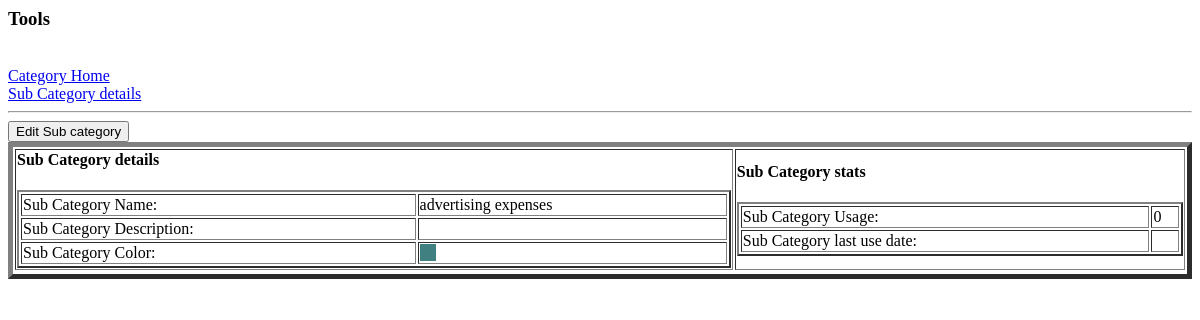
The page /manage/cost/config/subcategory_details.php?id=63 on the database as committed earlier.
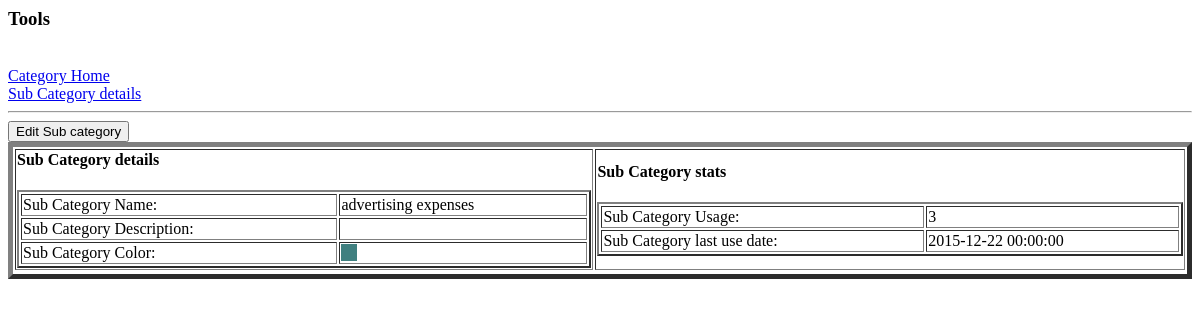
The same page on the database as committed later.
### tables this page shows
CREATE TABLE `kalp_exp_subcategory_stats` (
  `subcategory_id` int(10) unsigned NOT NULL,
  `category_id` int(10) unsigned NOT NULL,
  `subcategory_name` varchar(1000) NOT NULL,
  `subcategory_usage` bigint(20) unsigned DEFAULT NULL,
  `last_use_date` datetime DEFAULT NULL,
  PRIMARY KEY (`subcategory_id`),
  KEY `kalp_exp_subcategory_stats_fk1` (`category_id`),
  CONSTRAINT `kalp_exp_subcategory_stats_fk1` FOREIGN KEY (`category_id`) REFERENCES `kalp_exp_category` (`id`),
  CONSTRAINT `kalp_exp_subcategory_stats_fk2` FOREIGN KEY (`subcategory_id`) REFERENCES `kalp_exp_subcategory` (`id`)
);

CREATE TABLE `kalp_exp_subcategory` (
  `id` int(10) unsigned NOT NULL AUTO_INCREMENT,
  `category_id` int(10) unsigned NOT NULL,
  `subcategory_name` varchar(1000) NOT NULL,
  `subcategory_desc` varchar(4000) DEFAULT NULL,
  `color_name` varchar(100) DEFAULT NULL,
  `color_code` varchar(100) DEFAULT NULL,
  PRIMARY KEY (`id`),
  KEY `kalp_exp_subcategory_fk1` (`category_id`),
  CONSTRAINT `kalp_exp_subcategory_fk1` FOREIGN KEY (`category_id`) REFERENCES `kalp_exp_category` (`id`)
);

### manage/cost/config/subcategory_details.php (the view, shortened to what this page needs)
<?php
	require_once('../secure/database_details.php');
	$db_connection = mysqli_connect($db_hostname,$db_username,$db_password,$db_name);
	if (isset($_GET["id"])){
		$subcategory_id = $_GET["id"];
	}
	else {
		die("Invalid URL request.");
	}
?>
<html>
	<head>
	</head>
	<body>
		<h3>Tools</h3>
		<br />
		<a href = "./category.php">Category Home </a>
		<br />
		<a href = "./subcategory_details.php?id=<?php echo $subcategory_id?>">Sub Category details </a>
		<hr />
		<input type = "button" onclick="location.href='subcategory_edit.php?id=<?php echo $subcategory_id?>';" value="Edit Sub category" />
		<?php
			$category_details = "SELECT kalp_exp_subcategory.id, kalp_exp_subcategory.subcategory_name, kalp_exp_subcategory.subcategory_desc, kalp_exp_subcategory.color_name, kalp_exp_subcategory.color_code, kalp_exp_subcategory_stats.subcategory_usage, kalp_exp_subcategory_stats.last_use_date
				FROM kalp_exp_subcategory
					INNER JOIN kalp_exp_subcategory_stats
						ON kalp_exp_subcategory.id = kalp_exp_subcategory_stats.subcategory_id
				WHERE kalp_exp_subcategory.id = {$subcategory_id}";
			$db_result = mysqli_query($db_connection,$category_details);
			while ($db_row = mysqli_fetch_assoc($db_result)) {
				echo "<table style=\"width:100%\" border=\"5\">";
				echo "<tr>";
					echo "<td><h4>Sub Category details</h4>";
						echo "<table style=\"width:100%\" border=\"2\">";
						echo "<tr>
								<td>Sub Category Name: </td>
								<td> {$db_row["subcategory_name"]}</td>
							</tr>";
						echo "<tr>
								<td>Sub Category Description: </td>
								<td> {$db_row["subcategory_desc"]}</td>
							</tr>";
						if ($db_row["color_code"] != null) {
							echo "<tr>
									<td>Sub Category Color: </td>
									<td><span style=\"background:{$db_row["color_code"]}\">&nbsp;&nbsp;&nbsp;&nbsp;</span></td>
								</tr>";
						}
						else {
							echo "<tr>
									<td>Sub Category Color: </td>
									<td>Not set</td>
								</tr>";
						}
						echo "</table>";
					echo "</td>";
					echo "<td><h4>Sub Category stats</h4>";
						echo "<table style=\"width:100%\" border=\"2\">";
						echo "<tr>
								<td>Sub Category Usage: </td>
								<td> {$db_row["subcategory_usage"]}</td>
							</tr>";
						echo "<tr>
								<td>Sub Category last use date: </td>
								<td> {$db_row["last_use_date"]}</td>
							</tr>";
						echo "</table>";
					echo "</td>";
				echo "</table>";
			}
		?>
	</body>
</html>

Rows that differ between the two databases and show on the page:
changed kalp_exp_subcategory_stats "advertising expenses": subcategory_usage "0" → "3"; last_use_date (not shown) → "2015-12-22 00:00:00"
